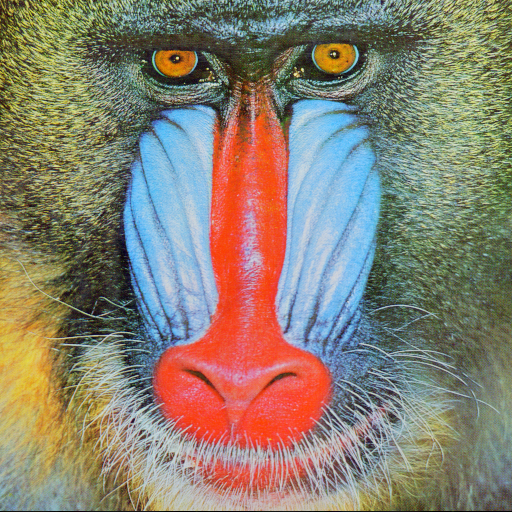
#> input picture Chapter 3/Resources/baboon.png, 512 x 512 px
$ python '2. ImageCrop.py'
#> lines starting #> are read from the running program, lines starting #| are printed output that depends on the picture
import cv2

img=cv2.imread("Resources/baboon.png")
#> img is the input picture: shape (512, 512, 3); mean B, G, R 113.1, 128.9, 137.4

print(img.shape)
#| (512, 512, 3)

imgCropped = img[0:200,200:500]
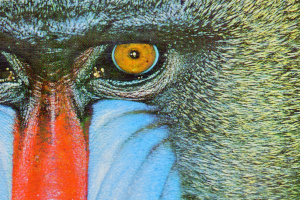
#> imgCropped: shape (200, 300, 3); mean B, G, R 115.4, 131.1, 127.1


cv2.imshow("Cropped Baboon",imgCropped)

cv2.waitKey(0)
